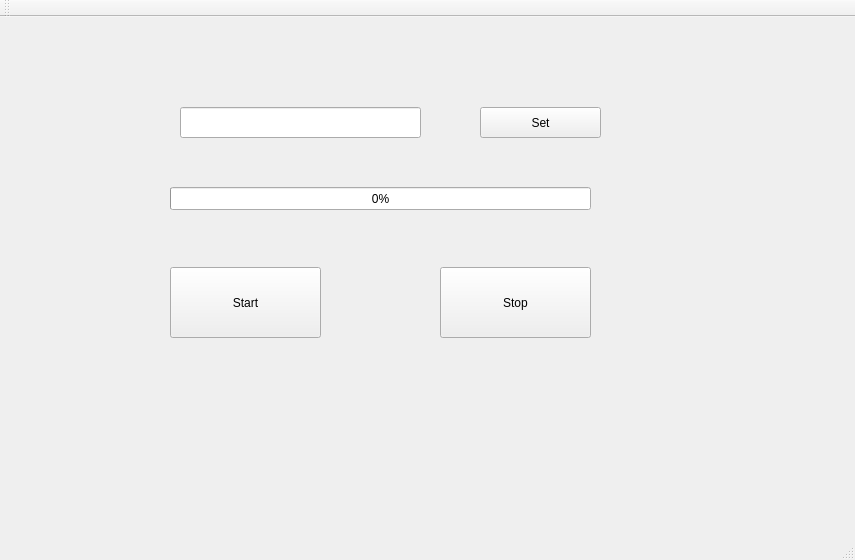
<?xml version="1.0" encoding="UTF-8"?>
<ui version="4.0">
 <class>MainWindow</class>
 <widget class="QMainWindow" name="MainWindow">
  <property name="geometry">
   <rect>
    <x>0</x>
    <y>0</y>
    <width>855</width>
    <height>560</height>
   </rect>
  </property>
  <property name="windowTitle">
   <string>MainWindow</string>
  </property>
  <widget class="QWidget" name="centralWidget">
   <widget class="QProgressBar" name="progressBar">
    <property name="geometry">
     <rect>
      <x>170</x>
      <y>170</y>
      <width>421</width>
      <height>23</height>
     </rect>
    </property>
    <property name="value">
     <number>0</number>
    </property>
   </widget>
   <widget class="QPushButton" name="pushButton">
    <property name="geometry">
     <rect>
      <x>170</x>
      <y>250</y>
      <width>151</width>
      <height>71</height>
     </rect>
    </property>
    <property name="text">
     <string>Start</string>
    </property>
   </widget>
   <widget class="QPushButton" name="pushButton_3">
    <property name="geometry">
     <rect>
      <x>440</x>
      <y>250</y>
      <width>151</width>
      <height>71</height>
     </rect>
    </property>
    <property name="text">
     <string>Stop</string>
    </property>
   </widget>
   <widget class="QLineEdit" name="lineEdit">
    <property name="geometry">
     <rect>
      <x>180</x>
      <y>90</y>
      <width>241</width>
      <height>31</height>
     </rect>
    </property>
   </widget>
   <widget class="QPushButton" name="pushButton_2">
    <property name="geometry">
     <rect>
      <x>480</x>
      <y>90</y>
      <width>121</width>
      <height>31</height>
     </rect>
    </property>
    <property name="text">
     <string>Set</string>
    </property>
   </widget>
   <widget class="QLabel" name="label">
    <property name="geometry">
     <rect>
      <x>240</x>
      <y>360</y>
      <width>291</width>
      <height>51</height>
     </rect>
    </property>
    <property name="text">
     <string/>
    </property>
   </widget>
  </widget>
  <widget class="QMenuBar" name="menuBar">
   <property name="geometry">
    <rect>
     <x>0</x>
     <y>0</y>
     <width>855</width>
     <height>26</height>
    </rect>
   </property>
  </widget>
  <widget class="QToolBar" name="mainToolBar">
   <attribute name="toolBarArea">
    <enum>TopToolBarArea</enum>
   </attribute>
   <attribute name="toolBarBreak">
    <bool>false</bool>
   </attribute>
  </widget>
  <widget class="QStatusBar" name="statusBar"/>
 </widget>
 <layoutdefault spacing="6" margin="11"/>
 <resources/>
 <connections/>
</ui>
